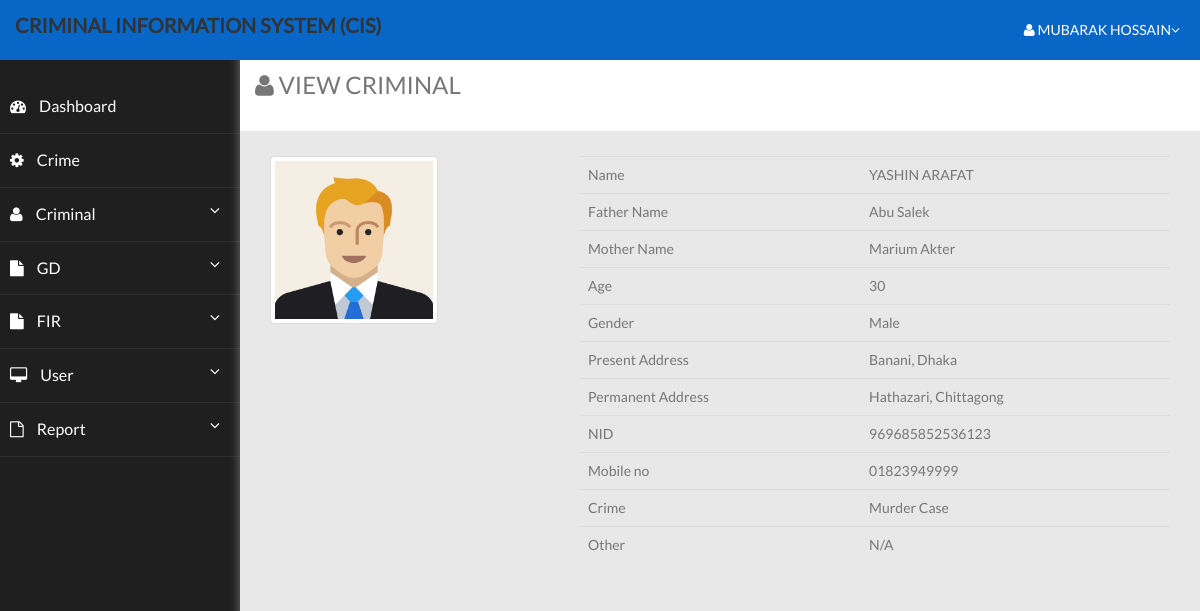
/criminal/view.php?id=19 (signed in), run on the app's committed database.
### tables this page shows
CREATE TABLE `users` (
  `id` int(11) UNSIGNED NOT NULL,
  `name` varchar(255) DEFAULT NULL,
  `email` varchar(255) DEFAULT NULL,
  `password` varchar(255) DEFAULT NULL,
  `role` varchar(255) DEFAULT NULL
);

CREATE TABLE `criminals` (
  `id` int(11) UNSIGNED NOT NULL,
  `name` varchar(255) DEFAULT NULL,
  `present_address` varchar(255) DEFAULT NULL,
  `permanent_address` varchar(255) DEFAULT NULL,
  `mobile_no` varchar(255) DEFAULT NULL,
  `photo` varchar(255) DEFAULT NULL,
  `identification` varchar(255) DEFAULT NULL,
  `crime_id` int(11) DEFAULT NULL,
  `father_name` varchar(255) DEFAULT NULL,
  `mother_name` varchar(255) DEFAULT NULL,
  `age` varchar(255) DEFAULT NULL,
  `gender` varchar(255) DEFAULT NULL,
  `nid_no` varchar(255) DEFAULT NULL,
  `other` varchar(255) DEFAULT NULL
);

CREATE TABLE `crimes` (
  `id` int(11) UNSIGNED NOT NULL,
  `name` varchar(255) DEFAULT NULL
);

### config/function.php (called while the page is built, shortened)
<?php
include 'database.php' ;
function getUserNameById($id)
{
    global $db ;
    $sql = "SELECT * FROM users WHERE id = '".$id."'  " ;
    $result = $db->query($sql) ;
    if($row = $result->fetch_assoc())
    {
        return $row['name'] ;
    }
}
function getCrimeNameById($id)
{
    global $db ;
    $sql = "SELECT * FROM crimes WHERE id = '".$id."'  " ;
    $result = $db->query($sql) ;
    if($row = $result->fetch_assoc())
    {
        return $row['name'] ;
    }
}
function userRole()
{
	global $db ;
	$id = $_SESSION['id'] ;
	$role = '' ;
	$sql = "SELECT role FROM users WHERE id='$id'" ;
	$result = $db->query($sql) ;
	if($row = $result->fetch_assoc())
    {
         $role.= $row['role'] ;
    }
    return $role ;
}
 ?>

### criminal/view.php (the view, shortened to what this page needs)
<?php include '../config/function.php' ; ?>
<?php include '../inc/header.php' ; ?>
<?php
    $id = $_GET['id'] ;
    $sql = "SELECT * FROM criminals WHERE id = '".$id."'" ;
    $result = $db->query($sql) ;
    if($result):
        while($data = $result->fetch_assoc()):
            $name               = $data['name'] ;
            $present_address    = $data['present_address'] ;
            $permanent_address  = $data['permanent_address'] ;
            $photo              = $data['photo'];
            $nid_no             = $data['nid_no'] ;
            $mobile_no          = $data['mobile_no'] ;
            $crime_id           = $data['crime_id'] ;
            $other              = $data['other'] ;
            $father_name        = $data['father_name'] ;
            $mother_name        = $data['mother_name'] ;
            $age                = $data['age'] ;
            $gender             = $data['gender'] ;
        endwhile;
    endif;
 ?>
<div id="wrapper">
    <aside class="sidebar">
        <?php include '../inc/sidebar.php' ; ?>
    </aside>
    <main class="main-section" id="page-wrapper">
        <div class="header">
            <h3 class="page-header"> <i class="fa fa-user"></i> VIEW CRIMINAL </h3>
        </div>
        <div id="page-inner">
            <div class="row">
                <div class="col-md-4">
                <img src="../images/criminal/<?php echo $photo; ?>" alt="" class="img-responsive img-thumbnail criminal-image" style="width:60%;" >
                </div>
                <div class="col-md-8">
                    <table class="table table-hover">
                       <tr>
                           <td>Name</td>
                           <td><?php echo $name; ?></td>
                       </tr>
                       <tr>
                           <td>Father Name</td>
                           <td><?php echo $father_name; ?></td>
                       </tr>
                       <tr>
                           <td>Mother Name</td>
                           <td><?php echo $mother_name; ?></td>
                       </tr>
                       <tr>
                           <td>Age</td>
                           <td><?php echo $age; ?></td>
                       </tr>
                       <tr>
                           <td>Gender</td>
                           <td><?php echo $gender; ?></td>
                       </tr>
                       <tr>
                           <td>Present Address</td>
                           <td><?php echo $present_address; ?></td>
                       </tr>
                       <tr>
                           <td>Permanent Address</td>
                           <td><?php echo $permanent_address; ?></td>
                       </tr>
                       <tr>
                           <td>NID</td>
                           <td><?php echo $nid_no; ?></td>
                       </tr>
                       <tr>
                           <td>Mobile no</td>
                           <td><?php echo $mobile_no; ?></td>
                       </tr>
                       <tr>
                           <td>Crime</td>
                           <td><?php echo getCrimeNameById($crime_id) ; ?></td>
                       </tr>
                       <tr>
                           <td>Other</td>
                           <td><?php echo $other; ?></td>
                       </tr>
                    </table>
                </div>
            </div>
        </div>
    </main>
</div>
<?php include '../inc/footer.php' ; ?>

### inc/header.php (shortened to what this page needs)
<!DOCTYPE html>
<html lang="en">
<head>
    <link href="../css/bootstrap.min.css" rel="stylesheet">
    <link href="../css/font-awesome.min.css" rel="stylesheet">
    <link href="../css/datatables.min.css" rel="stylesheet">
    <link href="../css/summernote.css" rel="stylesheet">
    <link href="../css/jquery-ui.min.css" rel="stylesheet">
    <link href="../css/custom.css" rel="stylesheet">
</head>
<body>
    <header class="header-main">
        <nav class="navbar navbar-default navbar-fixed-top top-navbar" role="navigation">
            <div class="container-fluid">
                <div class="navbar-header">
                    <a class="navbar-brand" href="#">CRIMINAL INFORMATION SYSTEM (CIS)</a>
                </div>
                <div class="collapse navbar-collapse navbar-ex1-collapse">
                    <ul class="nav navbar-nav navbar-right">
                        <li class="dropdown">
                            <a href="#" class="dropdown-toggle" data-toggle="dropdown"><i class="fa fa-user"></i> <?php echo getUserNameById($_SESSION['id']) ; ?><i class="fa fa-angle-down"> </i></a>
                        </li>
                    </ul>
                </div>
            </div>
        </nav>
    </header>

### inc/sidebar.php (shortened to what this page needs)
<ul id="main-menu" class="nav">
    <li><a href="../dashboard/index.php"><i class="fa fa-dashboard"></i> Dashboard</a></li>
    <li><a href="../crime/index.php"><i class="fa fa-cog"></i> Crime</a></li>
    <li class="sidebar-dropdown-btn"><a href="#"><i class="fa fa-user"></i>  Criminal <i class="fa fa-angle-down pull-right"></i></a>
    </li>
    <?php if(userRole() == "Administrator" || userRole() == "Police"): ?>
    <li class="sidebar-dropdown-btn"><a href="#"><i class="fa fa-file"></i>  GD <i class="fa fa-angle-down pull-right"></i></a>
    </li>
    <li class="sidebar-dropdown-btn"><a href="#"><i class="fa fa-file"></i>  FIR <i class="fa fa-angle-down pull-right"></i></a>
    </li>
    <?php endif;?>
    <?php if(userRole() == "Administrator"): ?>
    <li class="sidebar-dropdown-btn"><a href="#"><i class="fa fa-desktop"></i>  User <i class="fa fa-angle-down pull-right"></i></a>
    </li>
    <?php endif; ?>
     <li class="sidebar-dropdown-btn"><a href="#"><i class="fa fa-file-o"></i>  Report <i class="fa fa-angle-down pull-right"></i></a>
    </li>
</ul>

### inc/footer.php (shortened to what this page needs)
</body>
</html>

### css/custom.css (style rules this page uses)
body { margin: 0px; padding: 0px; font-family: 'Lato-Regular', sans-serif; font-size: 14px; width: 100%; color: #777; }
ul, li { margin: 0px; padding: 0px; list-style: none; }
#wrapper { width: 100%; }
.header-main .navbar { margin-bottom: 0px; padding-bottom: 0px; background: #0866C6; border: 0px; border-radius: 0px; }
.header-main .navbar .navbar-header a { color: #fff; font-size: 20px; font-family: 'Lato-Regular', sans-serif; transition: all 0.5s ease; font-weight: 700; }
.sidebar { width: 240px; background: #1F1F1F; position: fixed; left: 0px; height: 100%; padding: 20px 0px; top: 60px; }
.sidebar .nav { padding: 0px; }
.sidebar>.nav>li { border-bottom: 1px solid rgba(107, 108, 109, 0.19); transition: all 0.5s ease; }
.sidebar>.nav>li>a { background: transparent none repeat scroll 0 0; color: #ffffff; text-shadow: none; padding: 15px 10px; font-family: 'Lato-Regular'; font-size: 16px; }
.sidebar>.nav>li>a i { padding-right: 10px; }
.main-section { background: #fff; margin-left: 240px; padding: 10px 30px; text-align: justify; font-size: 14px; font-family: 'Lato-Regular'; }
#page-inner { background-color: transparent; margin: 10px 20px 10px 0; min-height: 1200px; padding: 15px 30px; width: 100%; }
#page-wrapper { box-shadow: 0 0 10px #757575; position: relative; top: 40px; margin: 0 0 0 240px; min-height: 1200px; padding: 0; background: #e8e8e8; }
.page-header { background-color: #fff; border-bottom: 1px solid transparent; margin: 0; padding: 32px 22px 32px 15px; text-align: left; }
.top-navbar .nav>li { display: inline-block; margin: 0; padding: 0; position: relative; }
.top-navbar .nav>li>a { color: #ffffff; display: block; margin: 0; padding: 20px; position: relative; }
.nav .nav-second-level li:hover, .nav .nav-second-level li a:hover, { background: transparent; }
.nav-second-level li, #main-menu li a { transition: all 0.5s ease; }
.criminal-image { transition: transform .5s; cursor: pointer; z-index: 101; }

### data on the page
users: name "MUBARAK HOSSAIN"
criminals: photo (picture), name "YASHIN ARAFAT", father_name "Abu Salek", mother_name "Marium Akter", age "30", gender "Male", present_address "Banani, Dhaka", permanent_address "Hathazari, Chittagong", nid_no "969685852536123", mobile_no "01823949999", crime.name "Murder Case", other "N/A"
